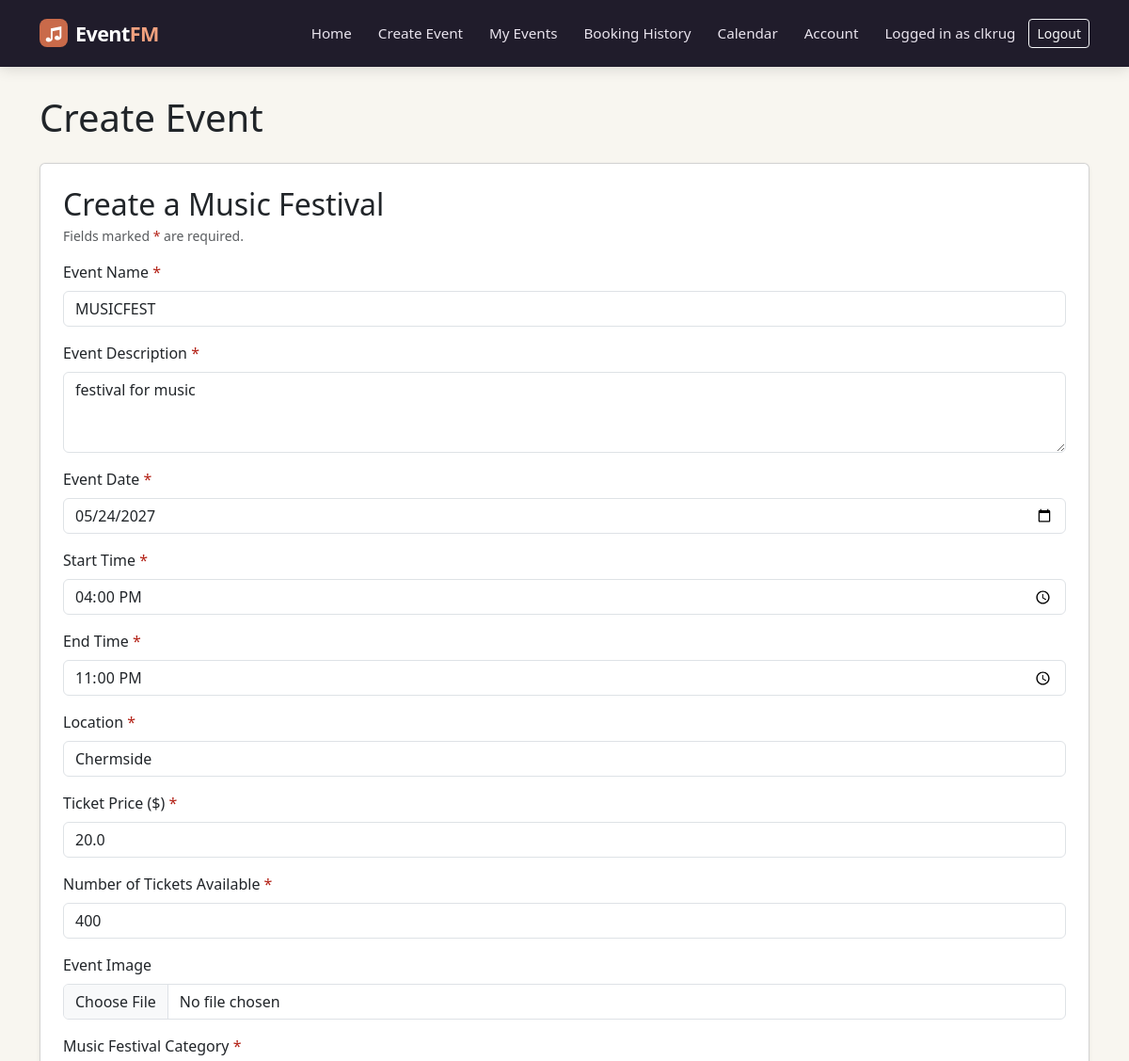
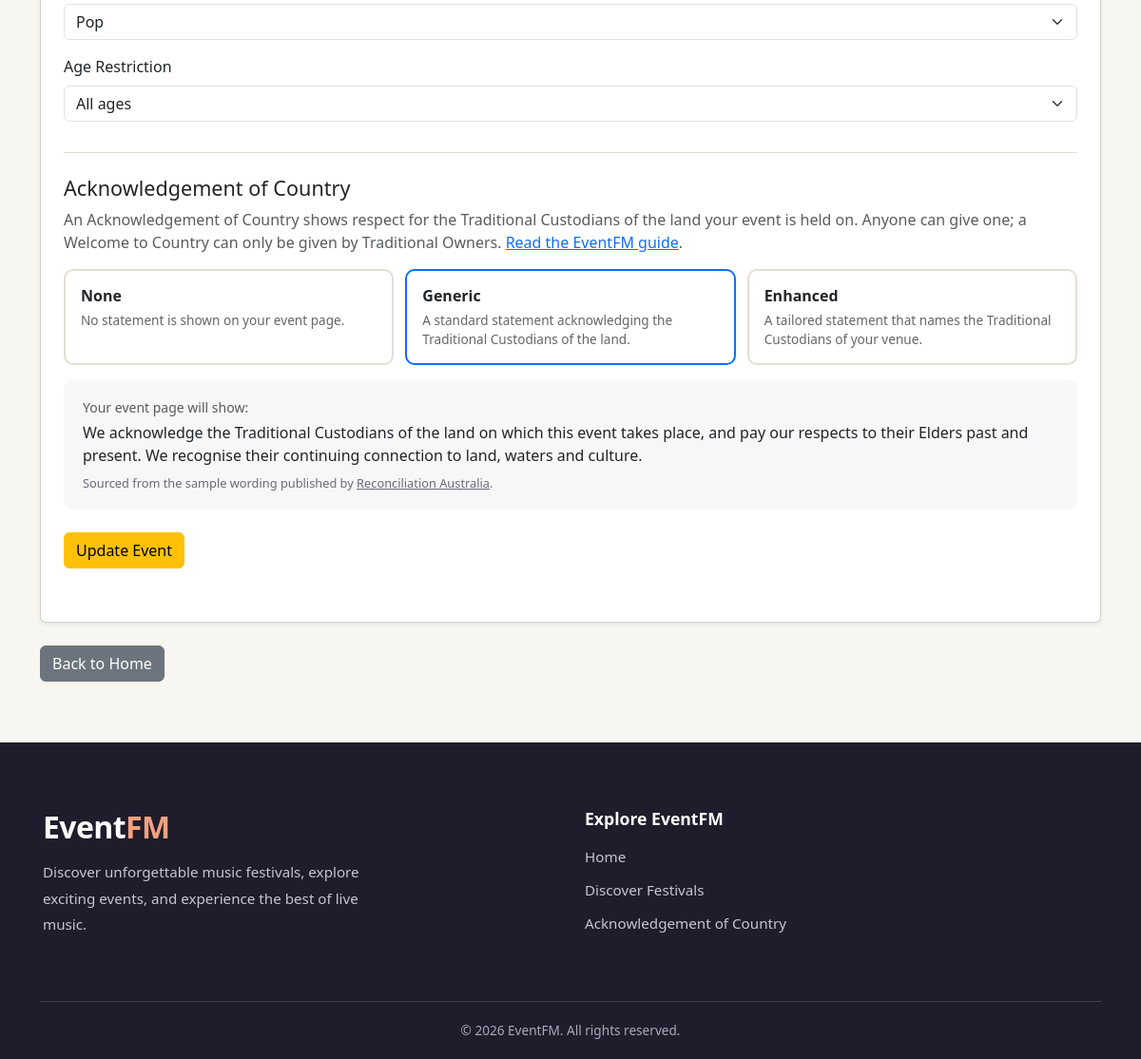
Page /event/1/edit (signed in) on the committed database (2 pictures, top to bottom).
### website/models.py (models this page shows, shortened)
class User(db.Model, UserMixin):
    __tablename__ = 'users'
    id = db.Column(db.Integer, primary_key=True)
    name = db.Column(db.String(100), unique=True, nullable=False)
    first_name = db.Column(db.String(100), nullable=False)
    surname = db.Column(db.String(100), nullable=False)
    emailid = db.Column(db.String(100), unique=True, nullable=False)
    password_hash = db.Column(db.String(200), nullable=False)
    contact_number = db.Column(db.String(20), nullable=False)
    street_address = db.Column(db.String(200), nullable=False)
    user_type = db.Column(db.String(50), nullable=False)
    events = db.relationship('Event', backref='owner', lazy=True)
    comments = db.relationship('Comment', backref='author', lazy=True)
    orders = db.relationship('Order', backref='user', lazy=True)

class Event(db.Model):
    __tablename__ = 'events'
    id = db.Column(db.Integer, primary_key=True)
    title = db.Column(db.String(200), nullable=False)
    description = db.Column(db.Text, nullable=False)
    date = db.Column(db.Date, nullable=False)
    start_time = db.Column(db.Time, nullable=False)
    end_time = db.Column(db.Time, nullable=False)
    location = db.Column(db.String(200), nullable=False)
    genre = db.Column(db.String(30), nullable=False)
    age_limit = db.Column(db.String(20), nullable=False, default='all-ages')
    price = db.Column(db.Float, nullable=False)
    capacity = db.Column(db.Integer, nullable=False)
    image_filename = db.Column(db.String(200))
    status = db.Column(db.String(20), nullable=False, default='Open')
    acknowledgement_type = db.Column(db.String(20), nullable=False, default='none')
    acknowledgement_text = db.Column(db.Text)
    user_id = db.Column(db.Integer, db.ForeignKey('users.id'), nullable=False) #Links to user who created it (User.ID = Foreign Key)
    comments = db.relationship('Comment', backref='event', lazy=True)
    orders = db.relationship('Order', backref='event', lazy=True)
    chunks = db.relationship('EventChunk', backref='event', lazy=True, cascade='all, delete-orphan')
    acknowledgement = db.relationship('Acknowledgement', backref='event', uselist=False, cascade='all, delete-orphan')
    @property
    def tickets_sold(self):
        return sum(o.quantity for o in self.orders if o.booking_status != 'Cancelled')
    @property
    def tickets_remaining(self):
        return self.capacity - self.tickets_sold
    def refresh_status(self):
        if self.status == 'Cancelled':
            return
        if self.date < datetime.now().date():
            self.status = 'Inactive'
        elif self.tickets_remaining <= 0:
            self.status = 'Sold Out'
        else:
            self.status = 'Open'

### website/views.py (the view, shortened to what this page needs)
@main_bp.route('/event/<int:event_id>/edit', methods=['GET', 'POST'])
@login_required
def edit_event(event_id):
    event = Event.query.get_or_404(event_id)
    if event.user_id != current_user.id:
        return redirect(url_for('main.event_details', event_id=event.id))
    event.refresh_status()
    db.session.commit()
    if event.status in ['Cancelled', 'Inactive']:
        flash('Cancelled or past events cannot be edited.', 'danger')
        return redirect(url_for('main.event_details', event_id=event.id))
    form = EventForm(obj=event)
    if not form.is_submitted():
        aoc.load_into_form(form, event)
    return render_event_form(form, editing=True)

### website/acknowledgement.py (called while the page is built, shortened)
def guess_region(location):
    location = (location or '').lower()
    for key, city in CAPITAL_CITIES.items():
        if city['city'].lower() in location:
            return key
    return ''

def _sentence(text):
    text = ' '.join((text or '').split())
    if text and text[-1] not in '.!?':
        text += '.'
    return text

def build_enhanced_statement(custodians, region='', place_name='', connection='', commitment=''):
    city = CAPITAL_CITIES.get(region, {}).get('city')
    place_name = (place_name or '').strip()
    if place_name and city:
        where = f'{place_name} ({city})'
    elif place_name:
        where = place_name
    elif city:
        where = f'the land now known as {city}'
    else:
        where = 'the land'
    parts = [
        f'We acknowledge the {custodians.strip()} as the Traditional Custodians of {where}, '
        f'where this event takes place.',
        'We pay our respects to their Elders past and present, and extend that respect to all '
        'Aboriginal and Torres Strait Islander people joining us.',
        _sentence(connection),
        _sentence(commitment),
    ]
    return ' '.join(p for p in parts if p)

def load_into_form(form, event):
    detail = event.acknowledgement
    if not detail:
        form.aoc_region.data = guess_region(event.location)

### website/views.py (called while the page is built)
def render_event_form(form, editing=False):
    review = []
    if form.acknowledgement_type.data == 'enhanced' and form.acknowledgement_text.data:
        review = aoc.review_statement(form.acknowledgement_text.data, form.aoc_custodians.data or '')
    return render_template(
        'create-event.html',
        form=form,
        editing=editing,
        aoc_preview=aoc.preview_statement(form),
        aoc_review=review,
        generic_statement=aoc.GENERIC_STATEMENT,
        capital_cities=aoc.CAPITAL_CITIES,
    )

### website/templates/create-event.html (shortened to what this page needs)
{% extends "base.html" %}
{% block content %}
<div class="container">
    <h1>Create Event</h1>
        <div class="card mt-4 mb-4 shadow-sm">
            <div class="card-body p-4">
                <h2 class="card-title mb-1">Create a Music Festival</h2>
                <p class="text-muted small mb-3">Fields marked <span class="required-mark">*</span> are required.</p>
            <form method="POST" enctype="multipart/form-data" class="mb-3">
                <div class="mb-3">
                    <label for="eventName" class="form-label">Event Name <span class="required-mark">*</span></label>
                    {{ form.title(class="form-control", id="eventName", placeholder="e.g. Riverstage Indie Fest", required=False) }}
                </div>
                <div class="mb-3">
                    <label for="eventDescription" class="form-label">Event Description <span class="required-mark">*</span></label>
                    {{ form.description(class="form-control", id="eventDescription", rows="3", placeholder="Describe the music festival, artists, and event details", required=False) }}
                </div>
                <div class="mb-3">
                    <label for="eventDate" class="form-label">Event Date <span class="required-mark">*</span></label>
                    {{ form.date(class="form-control", id="eventDate") }}
                </div>
                <div class="mb-3">
                    <label for="startTime" class="form-label">Start Time <span class="required-mark">*</span></label>
                    {{ form.start_time(class="form-control", id="startTime") }}
                </div>
                <div class="mb-3">
                    <label for="endTime" class="form-label">End Time <span class="required-mark">*</span></label>
                    {{ form.end_time(class="form-control", id="endTime") }}
                </div>
                <div class="mb-3">
                    <label for="eventLocation" class="form-label">Location <span class="required-mark">*</span></label>
                    {{ form.location(class="form-control", id="eventLocation", placeholder="e.g. Riverstage, Brisbane, QLD") }}
                </div>
                <div class="mb-3">
                    <label for="ticketPrice" class="form-label">Ticket Price ($) <span class="required-mark">*</span></label>
                    {{ form.price(class="form-control", id="ticketPrice", min="0", step="0.01", placeholder="e.g. 49.95") }}
                </div>
                <div class="mb-3">
                    <label for="ticketCapacity" class="form-label">Number of Tickets Available <span class="required-mark">*</span></label>
                    {{ form.capacity(class="form-control", id="ticketCapacity", min="1", placeholder="e.g. 500") }}
                </div>
                <div class="mb-3">
                    <label for="eventImage" class="form-label">Event Image</label>
                    {{ form.image(class="form-control", id="eventImage", accept="image/*") }}
                </div>
                <div class="mb-3">
                    <label for="eventCategory" class="form-label">Music Festival Category <span class="required-mark">*</span></label>
                    {{ form.genre(class="form-select", id="eventCategory") }}
                </div>
                <div class="mb-3">
                    <label for="ageLimit" class="form-label">Age Restriction</label>
                    {{ form.age_limit(class="form-select", id="ageLimit") }}
                </div>
                {% include '_acknowledgement-builder.html' %}
                {% if editing %}
                    {{ form.submit(class="btn btn-warning mb-3", value="Update Event") }}
                {% else %}
                    {{ form.submit(class="btn btn-success mb-3") }}
                {% endif %}
            </form>
    </div>
</div>
    <a href="{{ url_for('main.index') }}" class="btn btn-secondary mb-3">Back to Home</a>
</div>
{% endblock %}

### website/templates/base.html (shortened to what this page needs)
<html>
<head>
    <link href="https://cdn.jsdelivr.net/npm/bootstrap@5.3.2/dist/css/bootstrap.min.css" rel="stylesheet">
    <link href="https://cdn.jsdelivr.net/npm/bootstrap-icons@1.11.3/font/bootstrap-icons.min.css" rel="stylesheet">
    <link href="{{ url_for('static', filename='styles/style.css') }}" rel="stylesheet">
</head>
<body>
    <header>
        <nav class="navbar navbar-expand-md festival-navbar navbar-dark">
            <div class="container">
                <a class="navbar-brand eventfm-brand" href="{{ url_for('main.index') }}">
                    <span class="eventfm-logo-icon">♫</span>
                    <span>Event<span class="eventfm-brand-accent">FM</span></span>
                </a>
                <div class="collapse navbar-collapse" id="mainNavbar">
                    <div class="navbar-nav ms-auto align-items-md-center">
                        <a class="nav-link" href="{{ url_for('main.index') }}">Home</a>
                        {% if current_user.is_authenticated %}
                        <a class="nav-link" href="{{ url_for('main.create_event') }}">Create Event</a>
                        <a class="nav-link" href="{{ url_for('main.my_events') }}">My Events</a>
                        {% endif %}
                        <a class="nav-link" href="{{ url_for('main.booking_history') }}">Booking History</a>
                        <a class="nav-link" href="{{ url_for('main.festival_calendar') }}">Calendar</a>
                        {% if current_user.is_authenticated %}
                            <a class="nav-link" href="{{ url_for('main.profile') }}">Account</a>
                        {% endif %}
                        {% if current_user.is_authenticated %}
                            <span class="nav-link nav-user-name">Logged in as {{ current_user.name }}</span>
                            <a class="btn btn-outline-light btn-sm" href="{{ url_for('auth.logout') }}">Logout</a>
                        {% else %}
                            <a class="btn btn-light btn-sm ms-md-3 me-md-2" href="{{ url_for('auth.register') }}">Sign Up</a>
                            <a class="btn btn-outline-light btn-sm" href="{{ url_for('auth.login') }}">Log In</a>
                        {% endif %}
                    </div>
                </div>
            </div>
        </nav>
    </header>
    <main class="site-main">
    {% block content %}
    {% endblock %}
    </main>
    <footer class="site-footer eventfm-footer">
    <div class="container">
        <div class="row gy-4 align-items-start">
            <div class="col-md-6">
                <h3 class="eventfm-footer-brand">
                    Event<span>FM</span>
                </h3>
                <p class="eventfm-footer-description">
                    Discover unforgettable music festivals,
                    explore exciting events, and experience
                    the best of live music.
                </p>
            </div>
            <div class="col-md-6">
                <h5 class="eventfm-footer-heading">Explore EventFM</h5>
                <div class="eventfm-footer-links">
                    <a href="{{ url_for('main.index') }}">Home</a>
                    <a href="{{ url_for('main.index') }}">Discover Festivals</a>
                    <a href="{{ url_for('main.acknowledgement_guide') }}">Acknowledgement of Country</a>                </div>
            </div>
        </div>
        <div class="eventfm-footer-bottom">
            <p>&copy; 2026 EventFM. All rights reserved.</p>
        </div>
    </div>
    </footer>
</body>
</html>

### website/static/styles/style.css (style rules this page uses)
body { background-color: #F8F6F0; min-height: 100vh; display: flex; flex-direction: column; }
.site-main { flex: 1 0 auto; padding-bottom: 3rem; }
.container { padding-top: 30px; }
.col-md-6 { padding: 20px; border: 1px solid #cccccc; }
.site-footer { width: 100vw; position: relative; left: 50%; margin-left: -50vw; }
.festival-navbar { background-color: #C96A4A; }
header { position: sticky; top: 0; z-index: 1030; }
.festival-navbar { background-color: #201C2B; padding: 18px 0; box-shadow: 0 3px 14px rgba(0, 0, 0, 0.12); }
.festival-navbar .container { align-items: center; padding-top: 0; padding-bottom: 0; }
.festival-navbar .navbar-nav { align-items: center; }
.festival-navbar .eventfm-brand { display: inline-flex; align-items: center; gap: 8px; padding: 0; font-size: 1.35rem; font-weight: 600; line-height: 1; letter-spacing: -0.6px; color: #ffffff; text-decoration: none; }
.eventfm-logo-icon { display: inline-flex; align-items: center; justify-content: center; width: 30px; height: 30px; border-radius: 8px; background-color: #C96A4A; color: #ffffff; font-size: 1.2rem; line-height: 1; }
.eventfm-brand-accent { color: #F2A17F; }
.festival-navbar .nav-link { color: #E8E3ED; font-weight: 500; font-size: 0.95rem; padding: 6px 14px !important; border-radius: 8px; transition: background-color 0.2s ease, color 0.2s ease; }
.eventfm-footer { background-color: #201C2B; color: #ffffff; padding: 55px 0 20px; }
.eventfm-footer .container { padding-top: 0; }
.eventfm-footer .col-md-6 { border: none; padding: 15px; }
.eventfm-footer-brand { font-size: 2rem; font-weight: 600; letter-spacing: -0.6px; margin-bottom: 15px; }
.eventfm-footer-brand span { color: #F2A17F; }
.eventfm-footer-description { color: #C9C3D3; font-size: 0.95rem; font-weight: 500; line-height: 1.8; max-width: 380px; }
.eventfm-footer-heading { font-size: 1.1rem; font-weight: 600; margin-bottom: 18px; }
.eventfm-footer-links { display: flex; flex-direction: column; gap: 12px; }
.eventfm-footer-links a { color: #C9C3D3; text-decoration: none; font-size: 0.95rem; font-weight: 500; }
.eventfm-footer-bottom { border-top: 1px solid rgba(255, 255, 255, 0.15); margin-top: 35px; padding-top: 20px; text-align: center; }
.eventfm-footer-bottom p { color: #AFA8BB; font-size: 0.85rem; font-weight: 500; margin-bottom: 0; }
.required-mark { color: #B42318; }

### rows in the picture
User: name "clkrug"
Event: title "MUSICFEST", description "festival for music", date "05/24/2027", start_time "16:00", end_time "23:00", location "Chermside", price "20.0", capacity "400", genre "Pop", age_limit "All ages"

### other values in the picture
{{ option_info[option.data][0] }} "None" "Generic" "Enhanced"
{{ option_info[option.data][1] }} "No statement is shown on your event page." "A standard statement acknowledging the Traditional Custodians of the land." "A tailored statement that names the Traditional Custodians of your venue."
